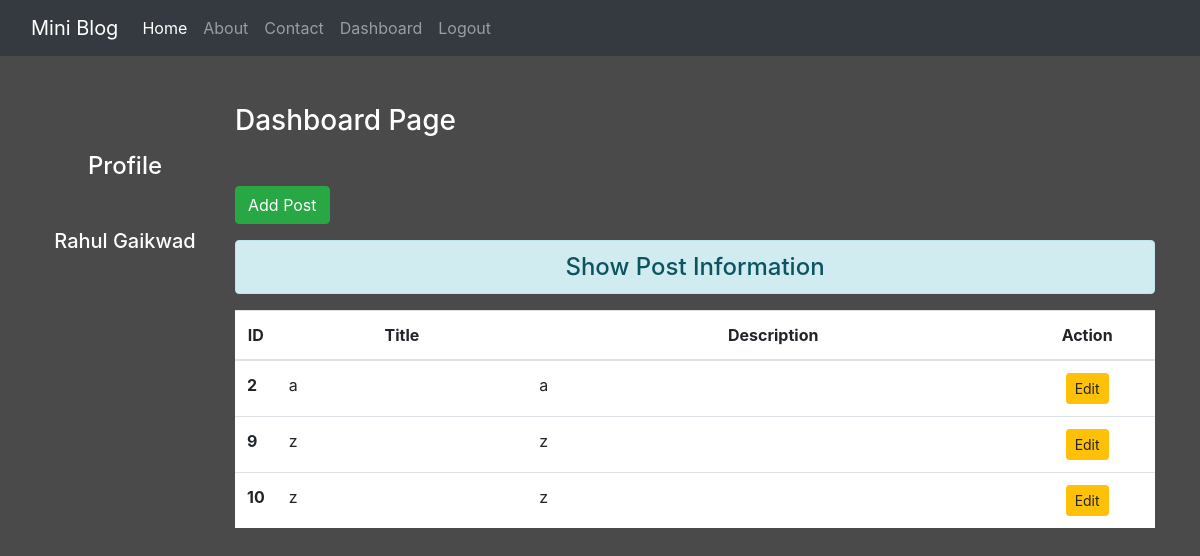
The app's page /dashboard/ (signed in) with its own data.
### blog/models.py (models this page shows)
class Post(models.Model):
 id = models.AutoField(primary_key=True)
 title = models.CharField(max_length=150)
 desc = models.TextField()
 user = models.ForeignKey(User, on_delete=models.CASCADE,)

### blog/views.py (the view)
# urls.py: path('dashboard/', views.dashboard, name='dashboard'),
def dashboard(request):
 if request.user.is_authenticated:
  user = request.user
  posts = Post.objects.filter(user=user)
  full_name = user.get_full_name()
  gps = user.groups.all()
  return render(request, 'blog/dashboard.html', {'posts':posts, 'full_name':full_name, 'groups':gps})
 else:
  return HttpResponseRedirect('/login/')

### blog/templates/blog/dashboard.html (shortened to what this page needs)
{% extends 'blog/base.html' %}
{% load static %}
{% block side %}
<div class="col-sm-2 text-white my-5 text-center">
  <h4 class="my-5">Profile</h4>
  <h5>{{full_name}}</h5>
</div>
{% endblock side %}
{% block content %}
<div class="col-sm-10">
 <h3 class="text-white my-5">Dashboard Page</h3>
 <a href="{% url 'addpost' %}" class="btn btn-success">Add Post</a>
 <h4 class="text-center alert alert-info mt-3">Show Post Information</h4>
  {% if posts %}
   <table class="table table-hover bg-white">
     <thead>
       <tr class="text-center">
         <th scope="col" style="width:2%">ID</th>
         <th scope="col" style="width:28%">Title</th>
         <th scope="col" style="width:55%">Description</th>
         <th scope="col" style="width:15%">Action</th>
       </tr>
     </thead>
     <tbody>
      {% for post in posts %}
       <tr>
         <th scope="row">{{post.id}}</th>
         <td>{{post.title}}</td>
         <td>{{post.desc}}</td>
         <td class="text-center">
          <a href="{% url 'updatepost' post.id %}" class="btn btn-warning btn-sm">Edit</a>
         </td>
       </tr>
      {% endfor %}
     </tbody>
   </table>
  {% else %}
   <h4 class="text-center alert alert-warning">No Records</h4>
  {% endif %}
</div>
{% endblock content %}

### blog/static/blog/css/style.css (style rules this page uses)
body { background-color: rgb(75, 74, 74); color: antiquewhite; }

### records on screen
Post: id "2", title "a", desc "a"
Post: id "9", title "z", desc "z"
Post: id "10", title "z", desc "z"

### other values on screen
{{ full_name }} "Rahul Gaikwad"
